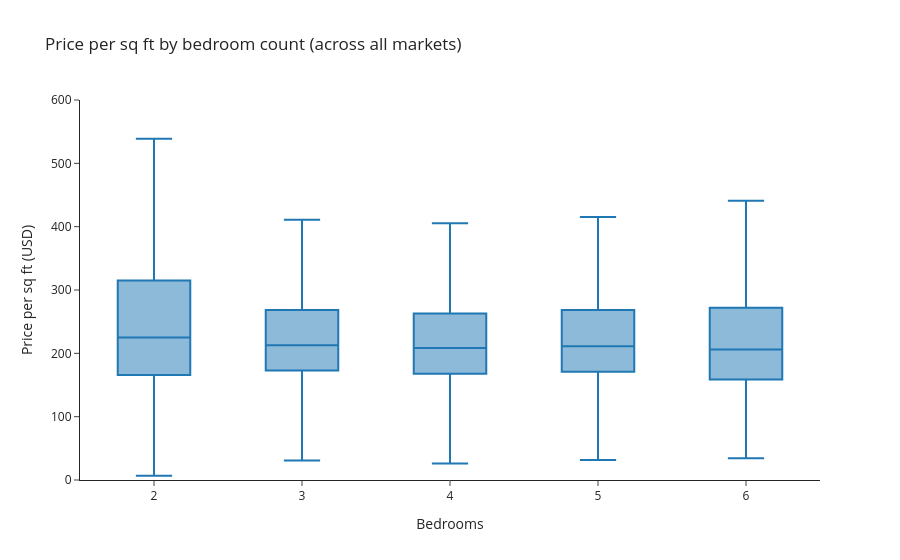

Notebook source saved alongside this figure:
### Markdown cell above
Price-per-square-foot by bedroom count, pooled across markets.

### Code cell
beds_box = box_stats(df[df["beds"].between(2, 6)], "beds", "price_per_sqft")

fig = box_from_stats(
    beds_box,
    "beds",
    title="Price per sq ft by bedroom count (across all markets)",
    x_title="Bedrooms",
    y_title="Price per sq ft (USD)",
)
fig.update_yaxes(range=[0, 600])
fig.show()

beds_box.round(0)

### Figure 1 — Plotly figure (JSON) as saved in the notebook; plotly's stock layout.template omitted (floating-point values rounded to 4 significant figures)
{"data": [{"lowerfence": [6.715, 30.86, 26.01, 31.58, 34.4], "median": [225.0, 212.8, 208.3, 211.4, 205.9], "name": "", "q1": [166.0, 173.1, 167.8, 170.8, 158.6], "q3": [315.1, 268.3, 262.9, 268.5, 271.8], "type": "box", "upperfence": [538.7, 410.9, 405.5, 415.1, 441.0], "x": [2, 3, 4, 5, 6]}], "layout": {"title": {"text": "Price per sq ft by bedroom count (across all markets)"}, "xaxis": {"title": {"text": "Bedrooms"}}, "yaxis": {"range": [0, 600], "title": {"text": "Price per sq ft (USD)"}}}}
